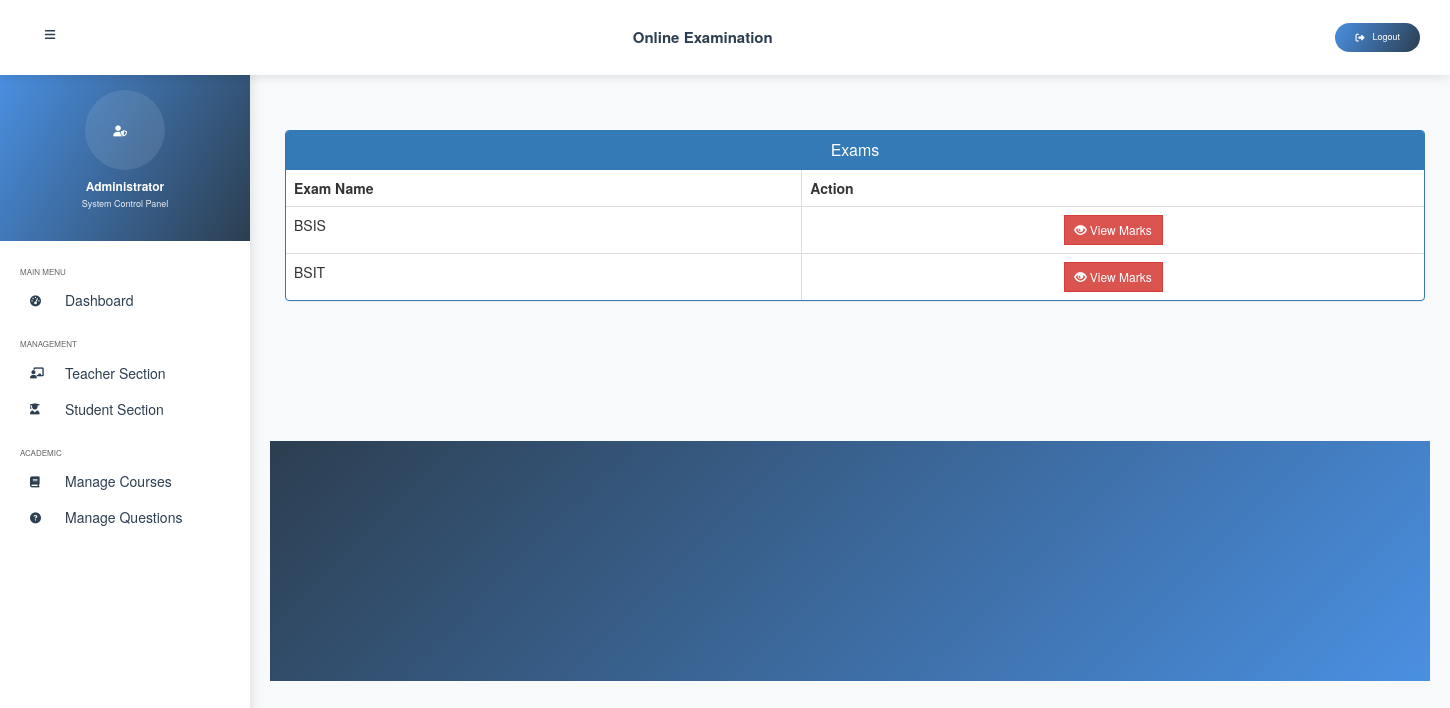
Before: /admin-view-marks/6 (signed in) with the older database file.
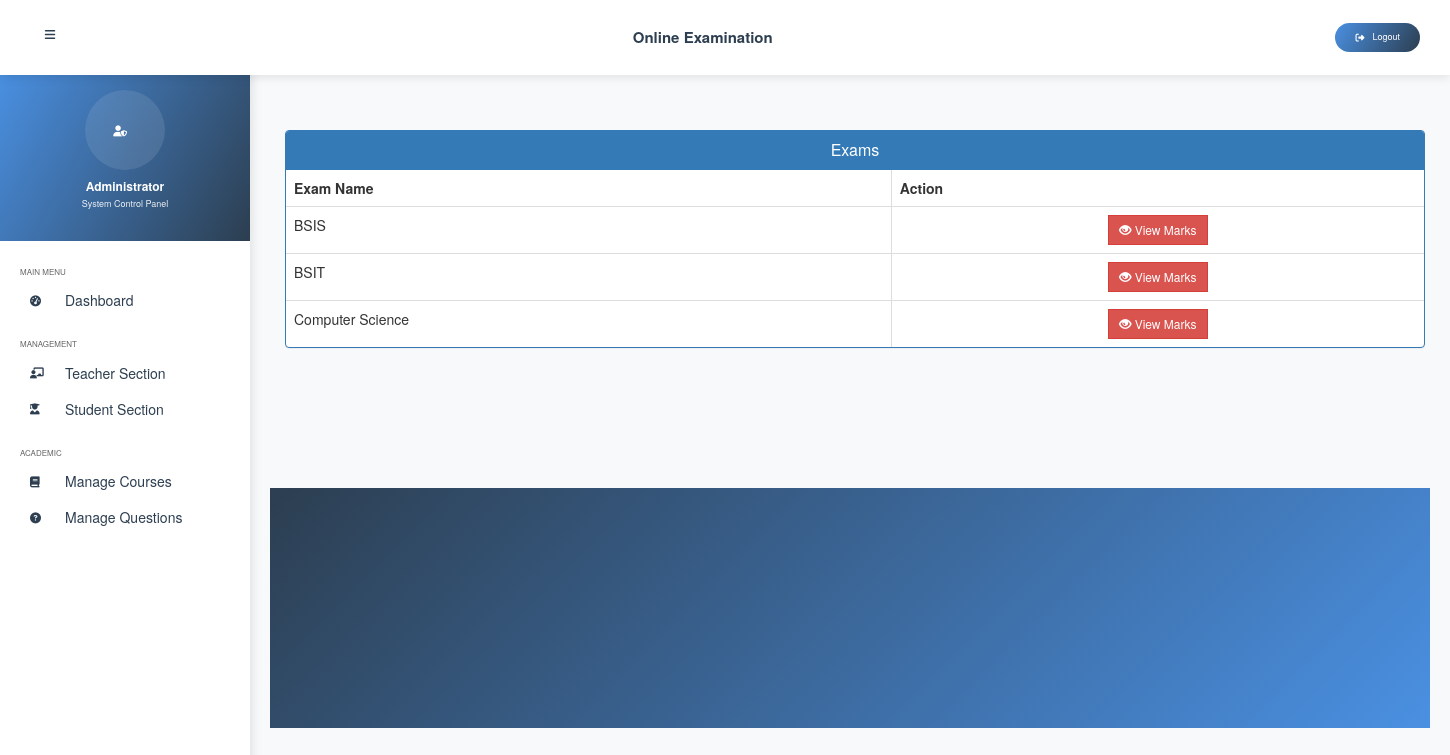
After: the same page with the newer database file.
### exam/models.py (models this page shows, shortened)
class Course(models.Model):
   course_name = models.CharField(max_length=50)
   question_number = models.PositiveIntegerField()  # Total number of questions in the course
   total_marks = models.PositiveIntegerField()

### exam/views.py (the view)
# urls.py: path('admin-view-marks/<int:pk>', views.admin_view_marks_view,name='admin-view-marks'),  # Dynamic URL for viewing specific student's marks
@login_required(login_url='adminlogin')
def admin_view_marks_view(request,pk):
    courses = models.Course.objects.all()
    response =  render(request,'exam/admin_view_marks.html',{'courses':courses})
    response.set_cookie('student_id',str(pk))
    return response

### templates/exam/admin_view_marks.html (shortened to what this page needs)
{% extends 'exam/adminbase.html' %}
{% block content %}
{%load static%}
<head>
  <link href="//netdna.bootstrapcdn.com/bootstrap/3.0.0/css/bootstrap.min.css" rel="stylesheet" id="bootstrap-css">
</head>
<br><br>
<div class="container">
  <div class="panel panel-primary rounded-0">
    <div class="panel-heading rounded-0">
      <h6 class="panel-title">Exams</h6>
    </div>
    <table class="table table-hover table-bordered" id="dev-table">
      <thead>
        <tr>
          <th>Exam Name</th>
          <th>Action</th>
        </tr>
      </thead>
      {% for t in courses %}
      <tr>
        <td> {{t.course_name}}</td>
        <td class="text-center"><a class="btn btn-danger btn-sm" style="border-radius: 0%;" href="{% url 'admin-check-marks' t.id  %}"><span class="glyphicon glyphicon-eye-open"></span> View Marks</a></td>
      </tr>
      {% endfor %}
    </table>
  </div>
</div>
<br><br><br><br><br><br>
{% endblock content %}

Changed rows visible on the page:
added Course: course_name "Computer Science"
